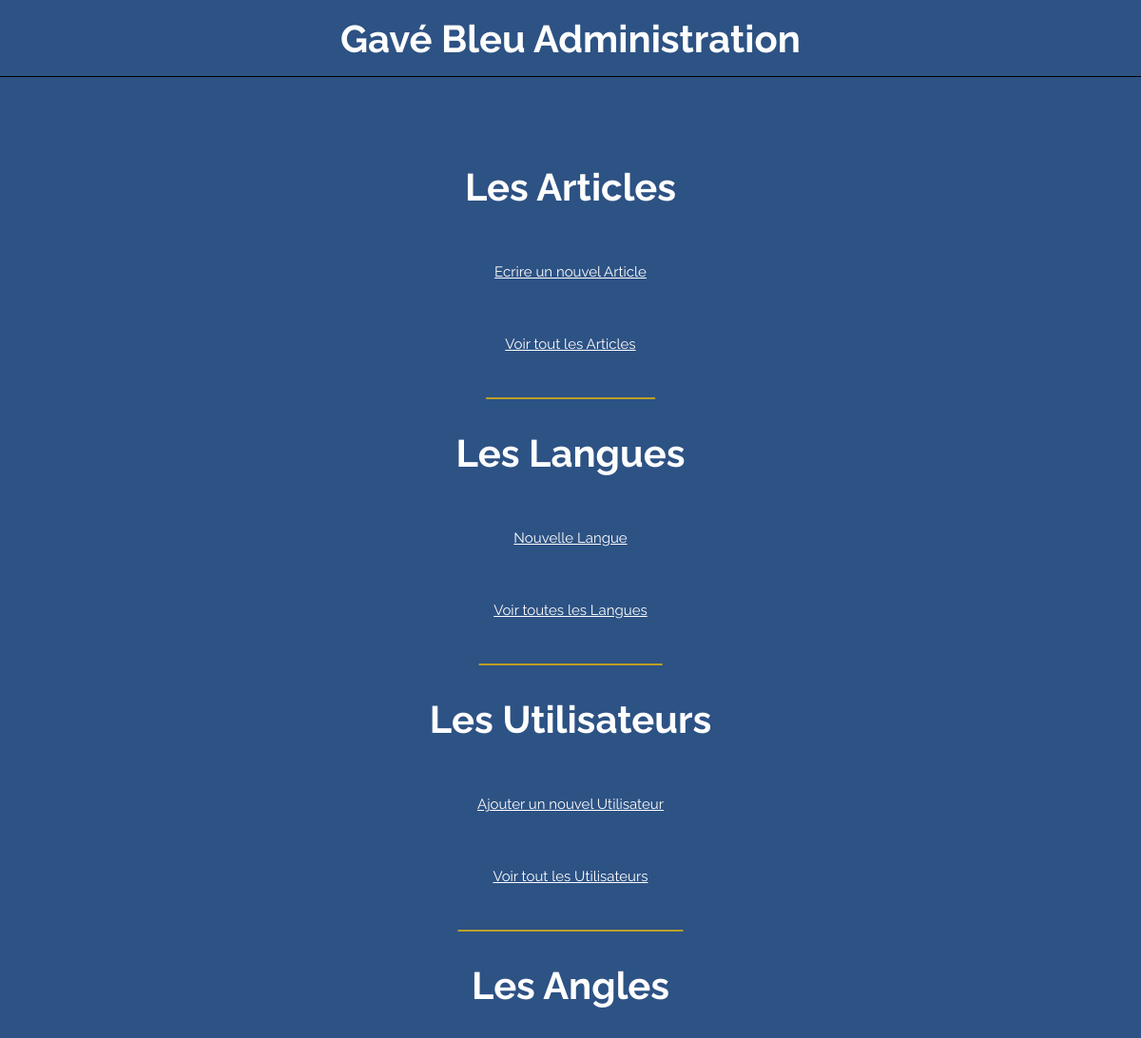
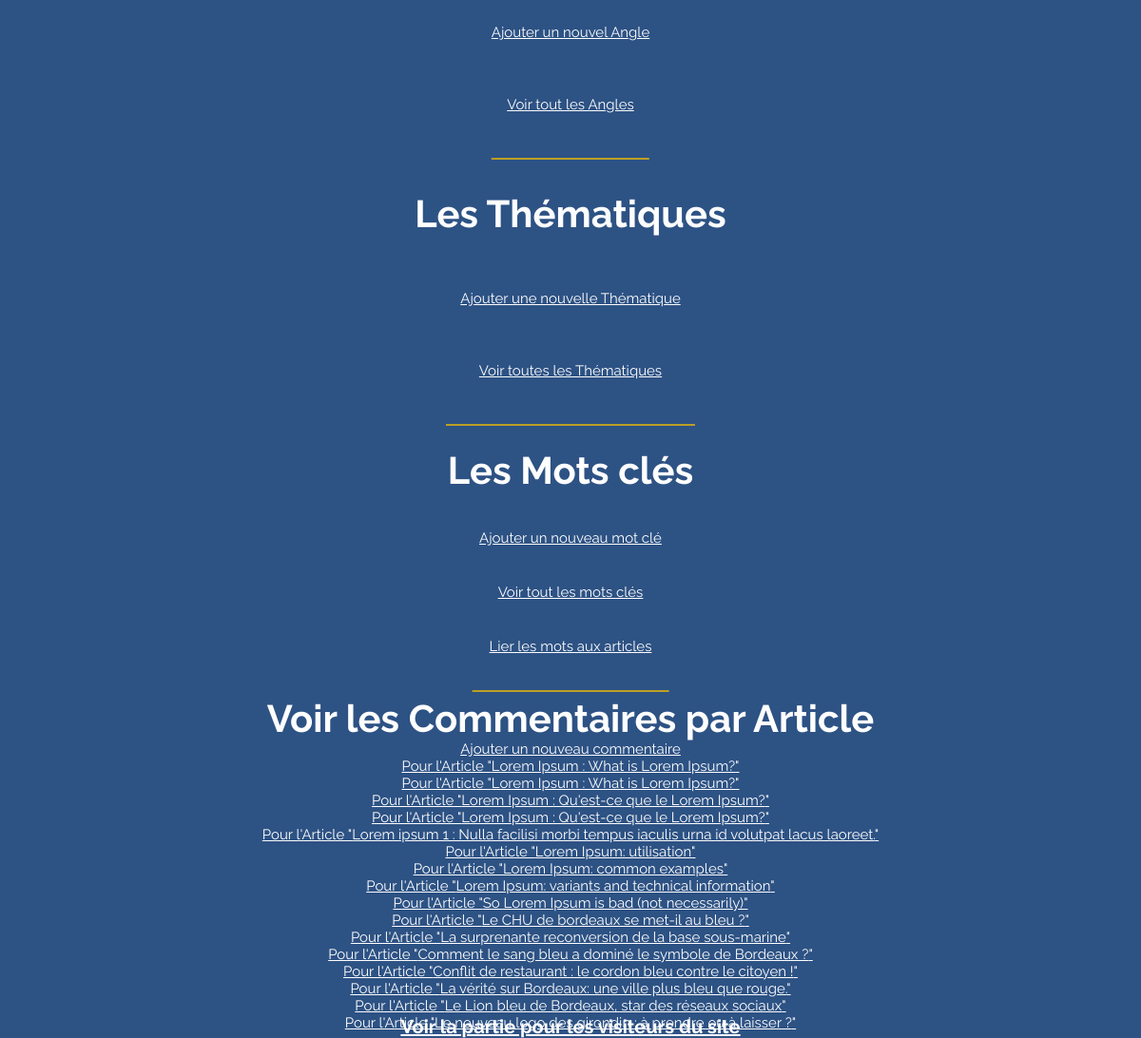
Screenshot of /admin.php?mot_de_passe=MMI21 with the database file from the repository (2 pictures, top to bottom).
### tables this page shows
CREATE TABLE IF NOT EXISTS `article` (
  `NumArt` char(10) NOT NULL,
  `DtCreA` date DEFAULT NULL,
  `LibTitrA` text,
  `LibChapoA` text,
  `LibAccrochA` text,
  `Parag1A` text,
  `LibSsTitr1` text,
  `Parag2A` text,
  `LibSsTitr2` text,
  `Parag3A` text,
  `LibConclA` text,
  `UrlPhotA` char(255) DEFAULT NULL,
  `Likes` int(11) DEFAULT NULL,
  `NumAngl` char(8) NOT NULL,
  `NumThem` char(8) NOT NULL,
  `NumLang` char(8) NOT NULL,
  PRIMARY KEY (`NumArt`),
  KEY `ARTICLE_FK` (`NumArt`),
  KEY `FK_ASSOCIATION_1` (`NumAngl`),
  KEY `FK_ASSOCIATION_2` (`NumThem`),
  KEY `FK_ASSOCIATION_3` (`NumLang`)
);

### admin.php (the view, shortened to what this page needs)
<!DOCTYPE html>
<html lang="en">
<head>
    <link rel="stylesheet" type="text/css" href="style.css">
</head>
            <?php
        if (isset($_POST['mot_de_passe']) AND $_POST['mot_de_passe'] ==  "MMI21" OR $_GET['mot_de_passe'] == "MMI21")
        {
        ?>
<?php
    include "conect.php";
     $Articles = $bdPdo ->query('SELECT * FROM Article');
 ?>
<body>
    <section class="nav-bar">
        <h1 class="admin-title">Gavé Bleu Administration</h1>
    </section>
    <section class="admin-pannel-container">
        <div class="admin-part-container">
            <h3 class="admin-h3">Les Articles</h3>
            <a href="addArti.php">Ecrire un nouvel Article</a>
            <a href="vewArti.php">Voir tout les Articles </a>
            <hr class="horizontal-bar-admin">
        </div>
        <div class="admin-part-container">
            <h3 class="admin-h3">Les Langues</h3>
            <a href="addLang.php">Nouvelle Langue</a>
            <a href="vewLang.php">Voir toutes les Langues</a>
            <hr class="horizontal-bar-admin">
        </div>
        <div class="admin-part-container">
            <h3 class="admin-h3">Les Utilisateurs</h3>
            <a href="addUser.php">  Ajouter un nouvel Utilisateur</a>
            <a href="vewUser.php">Voir tout les Utilisateurs</a>
            <hr class="horizontal-bar-admin">
        </div>
        <div class="admin-part-container">
            <h3 class="admin-h3">Les Angles</h3>
            <a href="addAngle.php">Ajouter un nouvel Angle</a>
            <a href="vewAngle.php">Voir tout les Angles</a>
            <hr class="horizontal-bar-admin">
        </div>
        <div class="admin-part-container">
            <h3 class="admin-h3">Les Thématiques</h3>
            <a href="addThem.php">Ajouter une nouvelle Thématique</a>
            <a href="vewThem.php">Voir toutes les Thématiques</a>
            <hr class="horizontal-bar-admin">
        </div>
        <div class="admin-part-container">
            <h3 class="admin-h3">Les Mots clés</h3>
            <a href="addMot.php"> Ajouter un nouveau mot clé</a>
            <a href="vewMot.php">Voir tout les mots clés</a>
            <a href="motArt.php">Lier les mots aux articles</a>
            <hr class="horizontal-bar-admin">
        </div>
        <div class="admin-part-container">
            <h3 class="admin-h3">Voir les Commentaires par Article</h3>
            <a href="addCom.php">Ajouter un nouveau commentaire</a>
            <ul class="articles-list">
            <?php while($v = $Articles->fetch()){ ?>
                    <li><a href="vewCom.php? id=<?=$v['NumArt']?> "> Pour l'Article "<?= $v['LibTitrA']?>" </a></li>
            <?php }?>
            </ul>
        </div>
    <h4><a href="index.php">Voir la partie pour les visiteurs du site </a></h4>
    </section>
</body>
        <?php
        }
        else
        {
            echo '<p>Mot de passe incorrect</p> <a href="mdp.php"> Retour</a>';
        }
        ?>
</html>

### style.css (style rules this page uses)
* { margin: 0; padding: 0; }
html { font-size: 62.5%; }
body { height: 100%; font-family: 'Raleway', sans-serif; background-color: #EFEFEF; position: relative; }
h3 { font-size: 3rem; color: #2D5284; margin-bottom: 5rem; text-align: center; }
.nav-bar { position: fixed; top: 0; left: 0; height: 10vh; width: 100%; background-color: #2D5284; border-bottom: solid 1px #000; display: flex; justify-content: space-around; align-items: center; z-index: 10; }
::placeholder { color: #2D5284; }
.admin-pannel-container { padding-top: 15vh; min-height: 100vh; display: flex; flex-direction: column; align-items: center; background-color: #2D5284; }
.admin-title { font-size: 4rem; color: #fefefe; }
.admin-part-container { position: relative; color: #fefefe; display: flex; flex-direction: column; align-items: center; justify-content: space-around; height: 35vh; }
.admin-part-container a { font-size: 1.5rem; }
.admin-pannel-container * { color: #fefefe; margin-bottom: 0; }
.admin-h3 { padding-top: 3vh; font-size: 4rem; }
.horizontal-bar-admin { width: 80%; background-color: #bc9f25; position: absolute; bottom: -7%; border: none; height: 2px; display: block; left: 50%; transform: translateX(-50%); }
h4 { margin-top: 10vh; font-size: 2rem; }
.articles-list { display: flex; flex-direction: column; align-items: center; }
.articles-list li { list-style-type: none; }

### rows the page displays
article: LibTitrA "Lorem Ipsum : What is Lorem Ipsum?"
article: LibTitrA "Lorem Ipsum : What is Lorem Ipsum?"
article: LibTitrA "Lorem Ipsum : Qu'est-ce que le Lorem Ipsum?"
article: LibTitrA "Lorem Ipsum : Qu'est-ce que le Lorem Ipsum?"
article: LibTitrA "Lorem ipsum 1 : Nulla facilisi morbi tempus iaculis urna id volutpat lacus laoreet."
article: LibTitrA "Lorem Ipsum: utilisation"
article: LibTitrA "Lorem Ipsum: common examples"
article: LibTitrA "Lorem Ipsum: variants and technical information"
article: LibTitrA "So Lorem Ipsum is bad (not necessarily)"
article: LibTitrA "Le CHU de bordeaux se met-il au bleu ?"
article: LibTitrA "La surprenante reconversion de la base sous-marine"
article: LibTitrA "Comment le sang bleu a dominé le symbole de Bordeaux ?"
article: LibTitrA "Conflit de restaurant : le cordon bleu contre le citoyen !"
article: LibTitrA "La vérité sur Bordeaux: une ville plus bleu que rouge."
article: LibTitrA "Le Lion bleu de Bordeaux, star des réseaux sociaux"
article: LibTitrA "Le nouveau logo des girondin : à prendre ou à laisser ?"
